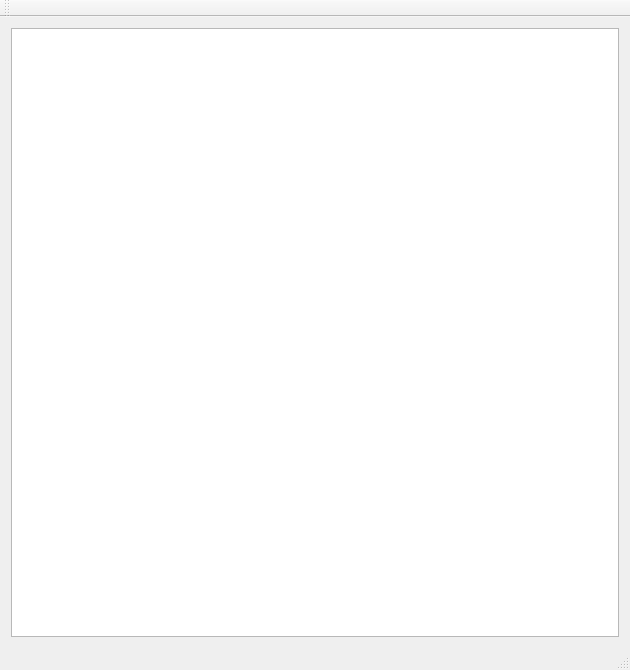
<?xml version="1.0" encoding="UTF-8"?>
<ui version="4.0">
 <class>MainWindow</class>
 <widget class="QMainWindow" name="MainWindow">
  <property name="geometry">
   <rect>
    <x>0</x>
    <y>0</y>
    <width>630</width>
    <height>670</height>
   </rect>
  </property>
  <property name="maximumSize">
   <size>
    <width>630</width>
    <height>670</height>
   </size>
  </property>
  <property name="windowTitle">
   <string>MainWindow</string>
  </property>
  <widget class="QWidget" name="centralWidget">
   <layout class="QGridLayout" name="gridLayout">
    <item row="0" column="0">
     <widget class="QGraphicsView" name="graphicsView">
      <property name="sceneRect">
       <rectf>
        <x>0.000000000000000</x>
        <y>0.000000000000000</y>
        <width>0.000000000000000</width>
        <height>0.000000000000000</height>
       </rectf>
      </property>
     </widget>
    </item>
   </layout>
  </widget>
  <widget class="QMenuBar" name="menuBar">
   <property name="geometry">
    <rect>
     <x>0</x>
     <y>0</y>
     <width>630</width>
     <height>22</height>
    </rect>
   </property>
  </widget>
  <widget class="QToolBar" name="mainToolBar">
   <attribute name="toolBarArea">
    <enum>TopToolBarArea</enum>
   </attribute>
   <attribute name="toolBarBreak">
    <bool>false</bool>
   </attribute>
  </widget>
  <widget class="QStatusBar" name="statusBar"/>
 </widget>
 <layoutdefault spacing="6" margin="11"/>
 <resources/>
 <connections/>
</ui>
